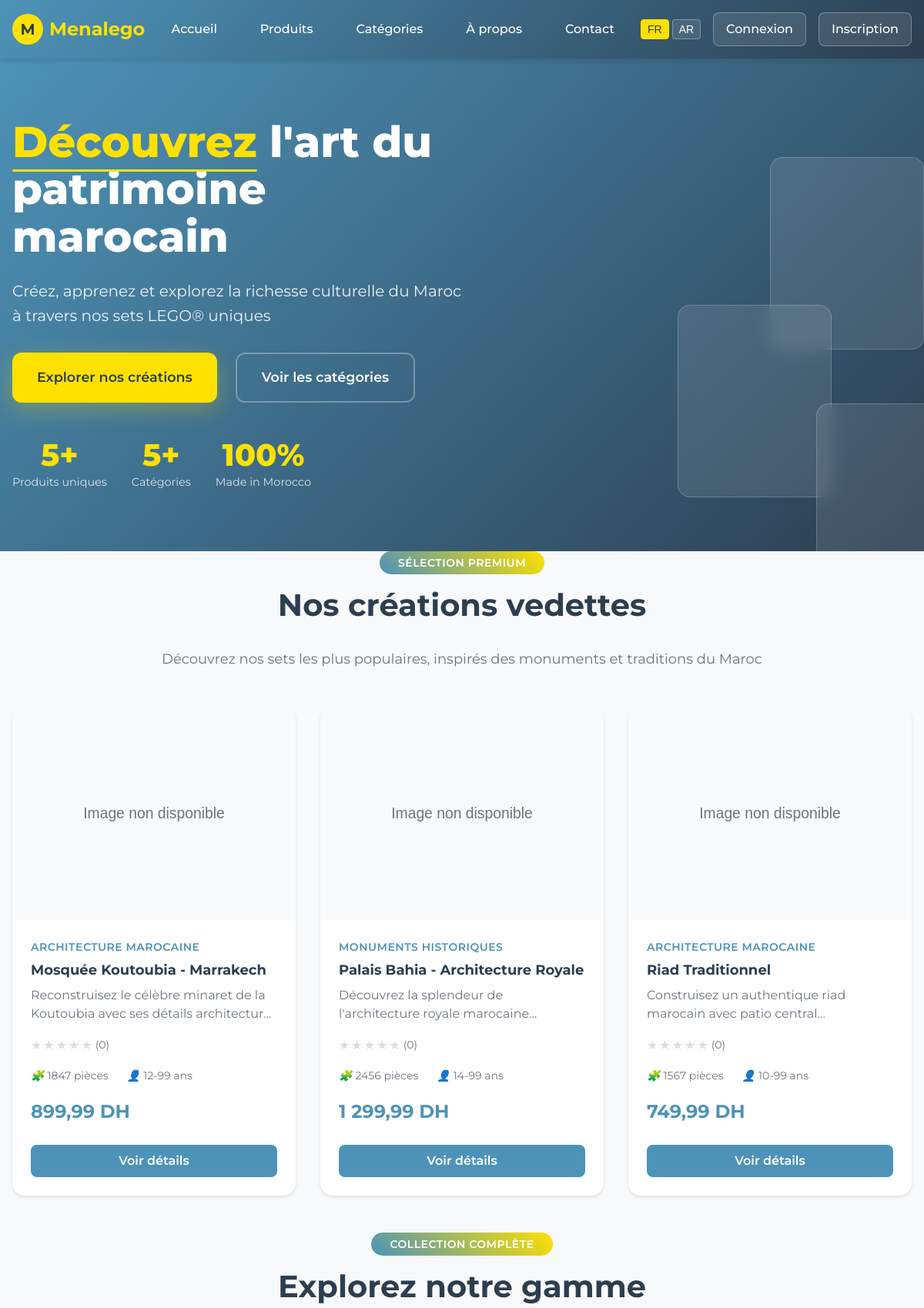
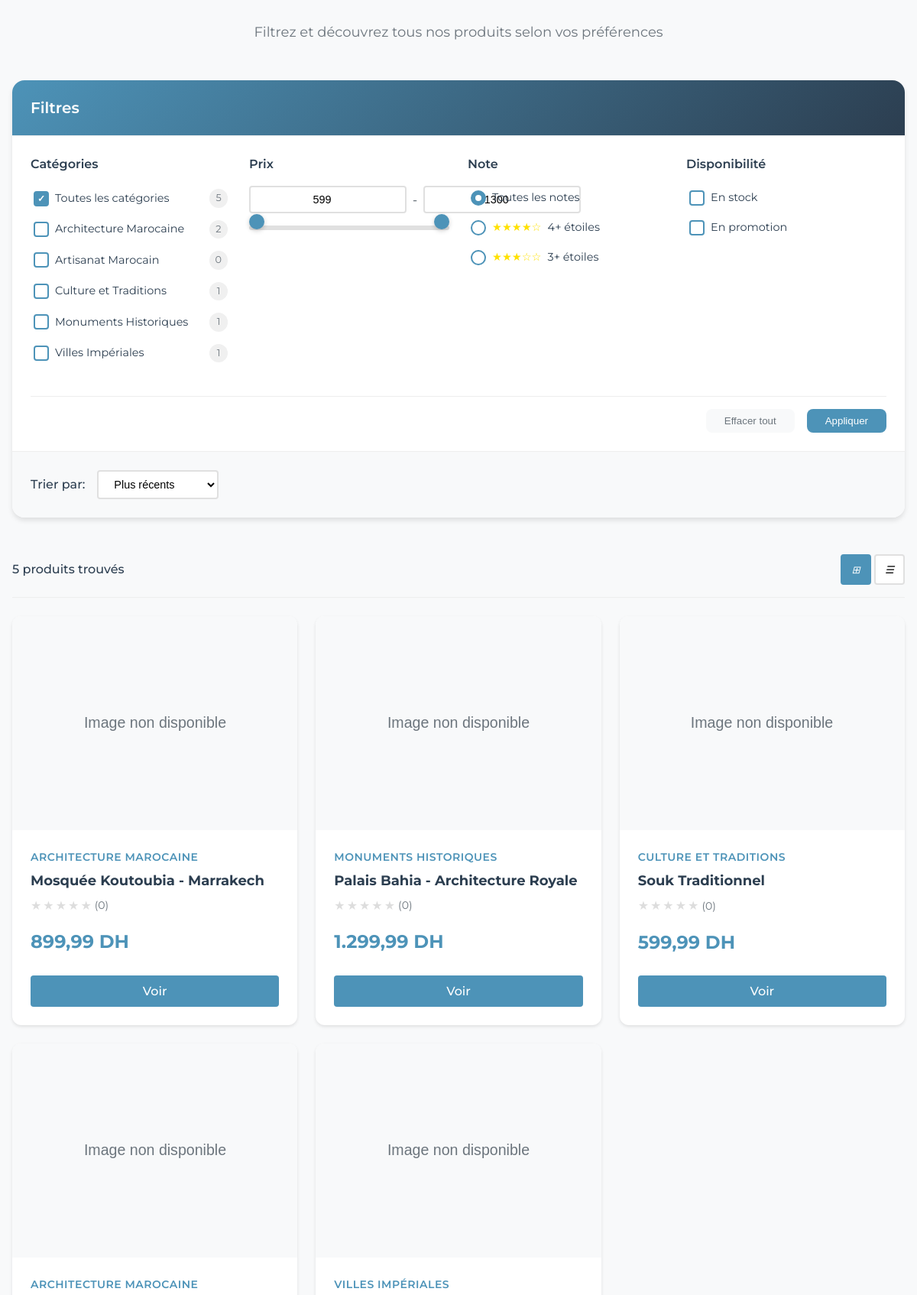
The page / (upper part) on the database its author committed (2 pictures, top to bottom).
### tables this page shows
CREATE TABLE produits (
    id INT AUTO_INCREMENT PRIMARY KEY,
    categorie_id INT NOT NULL,
    nom VARCHAR(200) NOT NULL,
    nom_ar VARCHAR(200),
    description TEXT,
    description_ar TEXT,
    prix DECIMAL(10,2) NOT NULL,
    prix_promo DECIMAL(10,2) DEFAULT NULL,
    stock INT DEFAULT 0,
    pieces_count INT DEFAULT 0,
    age_min INT DEFAULT 3,
    age_max INT DEFAULT 99,
    images JSON,
    caracteristiques JSON,
    marque VARCHAR(100) DEFAULT 'Menalego',
    reference VARCHAR(50) UNIQUE,
    poids DECIMAL(8,2),
    dimensions VARCHAR(100),
    statut ENUM('brouillon', 'actif', 'inactif', 'rupture') DEFAULT 'brouillon',
    featured BOOLEAN DEFAULT FALSE,
    date_creation TIMESTAMP DEFAULT CURRENT_TIMESTAMP,
    date_modification TIMESTAMP DEFAULT CURRENT_TIMESTAMP ON UPDATE CURRENT_TIMESTAMP,
    FOREIGN KEY (categorie_id) REFERENCES categories(id) ON DELETE RESTRICT
);

CREATE TABLE categories (
    id INT AUTO_INCREMENT PRIMARY KEY,
    nom VARCHAR(100) NOT NULL,
    nom_ar VARCHAR(100),
    description TEXT,
    description_ar TEXT,
    image VARCHAR(255),
    parent_id INT DEFAULT NULL,
    statut ENUM('actif', 'inactif') DEFAULT 'actif',
    date_creation TIMESTAMP DEFAULT CURRENT_TIMESTAMP,
    FOREIGN KEY (parent_id) REFERENCES categories(id) ON DELETE SET NULL
);

### index.php (the view, shortened to what the rows shown need)
<?php
require_once 'config/config.php';
$stmt = $pdo->prepare("
    SELECT p.*, c.nom as categorie_nom,
           COALESCE(AVG(r.note), 0) as avg_rating,
           COUNT(r.id) as review_count
    FROM produits p
    LEFT JOIN categories c ON p.categorie_id = c.id
    LEFT JOIN avis r ON p.id = r.produit_id AND r.statut = 'approuve'
    WHERE p.statut = 'actif' AND p.featured = 1
    GROUP BY p.id
    ORDER BY p.date_creation DESC
    LIMIT 8
");
$stmt->execute();
$featured_products = $stmt->fetchAll();
$stmt = $pdo->prepare("
    SELECT p.*, c.nom as categorie_nom,
           COALESCE(AVG(r.note), 0) as avg_rating,
           COUNT(r.id) as review_count
    FROM produits p
    LEFT JOIN categories c ON p.categorie_id = c.id
    LEFT JOIN avis r ON p.id = r.produit_id AND r.statut = 'approuve'
    WHERE p.statut = 'actif'
    GROUP BY p.id
    ORDER BY p.date_creation DESC
    LIMIT 24
");
$stmt->execute();
$all_products = $stmt->fetchAll();
$stmt = $pdo->prepare("SELECT * FROM categories WHERE statut = 'actif' ORDER BY nom");
$stmt->execute();
$categories = $stmt->fetchAll();
?>
<!DOCTYPE html>
<html lang="<?php echo getCurrentLanguage(); ?>">
<head>
    <link rel="stylesheet" href="assets/css/style.css">
</head>
<body>
    <section class="hero-modern">
        <div class="hero-content">
            <div class="container">
                <div class="hero-text">
                    <h1 class="hero-title">
                        <span class="highlight">Découvrez</span> l'art du patrimoine marocain
                    </h1>
                </div>
            </div>
        </div>
    </section>
    <section class="featured-section" id="featured">
        <div class="container">
            <div class="section-header-modern">
                <h2 class="section-title">Nos créations vedettes</h2>
            </div>
            <div class="products-showcase">
                <?php foreach ($featured_products as $index => $product): ?>
                    <article class="product-card-enhanced" data-aos="fade-up" data-aos-delay="<?php echo $index * 100; ?>">
                        <div class="product-image-container">
                        </div>
                        <div class="product-content">
                            <div class="product-category"><?php echo htmlspecialchars($product['categorie_nom']); ?></div>
                            <h3 class="product-title"><?php echo htmlspecialchars($product['nom']); ?></h3>
                            <p class="product-description"><?php echo htmlspecialchars(substr($product['description'], 0, 80)); ?>...</p>
                            <div class="product-rating">
                                <div class="stars">
                                    <?php for ($i = 1; $i <= 5; $i++): ?>
                                        <span class="star <?php echo $i <= $product['avg_rating'] ? 'filled' : ''; ?>">★</span>
                                    <?php endfor; ?>
                                </div>
                                <span class="rating-count">(<?php echo $product['review_count']; ?>)</span>
                            </div>
                            <div class="product-details">
                                <div class="product-pieces">
                                    <i class="icon-puzzle"></i>
                                    <span><?php echo $product['pieces_count']; ?> pièces</span>
                                </div>
                                <div class="product-age">
                                    <i class="icon-user"></i>
                                    <span><?php echo $product['age_min']; ?>-<?php echo $product['age_max']; ?> ans</span>
                                </div>
                            </div>
                            <div class="product-price-section">
                                <?php if ($product['prix_promo']): ?>
                                    <span class="price-original"><?php echo formatPrice($product['prix']); ?></span>
                                    <span class="price-current"><?php echo formatPrice($product['prix_promo']); ?></span>
                                <?php else: ?>
                                    <span class="price-current"><?php echo formatPrice($product['prix']); ?></span>
                                <?php endif; ?>
                            </div>
                            <div class="product-actions">
                                <a href="product.php?id=<?php echo $product['id']; ?>" class="btn-product-primary">Voir détails</a>
                            </div>
                        </div>
                    </article>
                <?php endforeach; ?>
            </div>
        </div>
    </section>
    <section class="products-showcase-section" id="products">
        <div class="container">
            <div class="section-header-modern">
                <h2 class="section-title">Explorez notre gamme</h2>
            </div>
            <div class="filters-container">
                <div class="filters-panel" id="filtersPanel">
                    <div class="filter-group">
                        <div class="filter-options categories-filter">
                            <?php foreach ($categories as $category): ?>
                                <label class="filter-option">
                                    <span class="checkmark"></span>
                                    <span class="option-text"><?php echo htmlspecialchars($category['nom']); ?></span>
                                    <span class="option-count">
                                        <?php
                                        $count = array_filter($all_products, function($p) use ($category) {
                                            return $p['categorie_id'] == $category['id'];
                                        });
                                        echo count($count);
                                        ?>
                                    </span>
                                </label>
                            <?php endforeach; ?>
                        </div>
                    </div>
                </div>
            </div>
        </div>
    </section>
</body>
</html>

### rows shown on the page
produits: categorie.nom "ARCHITECTURE MAROCAINE", nom "Mosquée Koutoubia - Marrakech", description "Reconstruisez le célèbre minaret de la Koutoubia avec ses détails architectur", review_count "0", pieces_count "1847", age_min "12", age_max "99", prix "899,99 DH"
produits: categorie.nom "MONUMENTS HISTORIQUES", nom "Palais Bahia - Architecture Royale", description "Découvrez la splendeur de l'architecture royale marocaine", review_count "0", pieces_count "2456", age_min "14", age_max "99", prix "1 299,99 DH"
produits: categorie.nom "ARCHITECTURE MAROCAINE", nom "Riad Traditionnel", description "Construisez un authentique riad marocain avec patio central", review_count "0", pieces_count "1567", age_min "10", age_max "99", prix "749,99 DH"
categories: nom "Architecture Marocaine", count($count) "2"
categories: nom "Artisanat Marocain", count($count) "0"
categories: nom "Culture et Traditions", count($count) "1"
categories: nom "Monuments Historiques", count($count) "1"
categories: nom "Villes Impériales", count($count) "1"

### other values the page prints
count($all_products) "5"
count($categories) "5"
